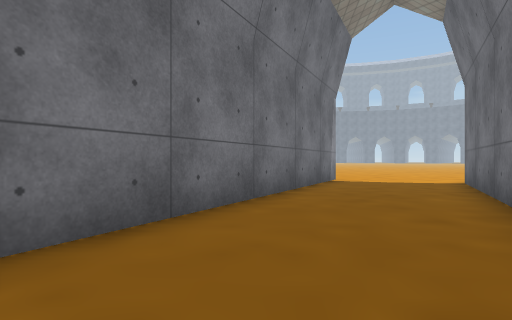
[1] (above)

22 first-person views from a walk through a 3-D level made in the Unity game engine. The camera is 0.68 m above the floor, looks level and sees 80° across. The floor is counted in squares, 1 m on a side. Each view is taken from the middle of a square. On the plan, view 1 faces up. The plan holds only what a view shows up to about 10 squares ahead; the rest is blank. The place goes on beyond the plan. Some animated figures are not drawn. Door leaves are left out, so doorways stand open. Some surface patterns are stand-ins.

[2]
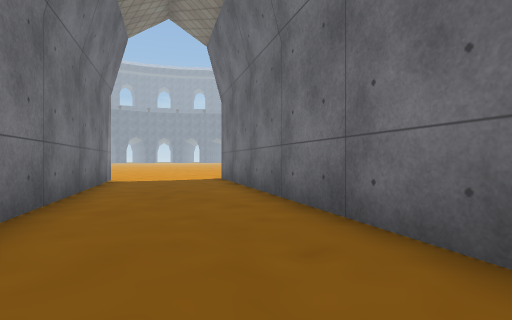

[3]
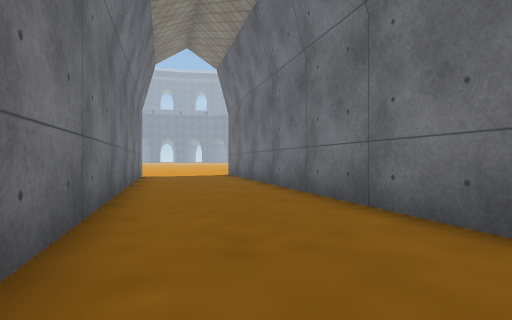

[4]
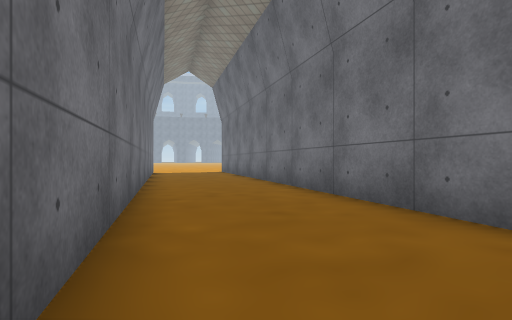

[5]
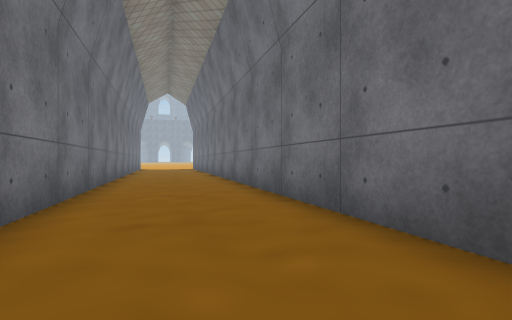

[6]
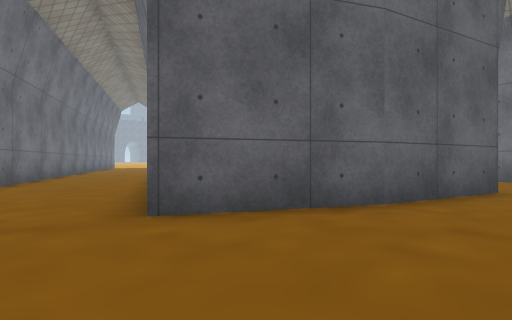

[7]
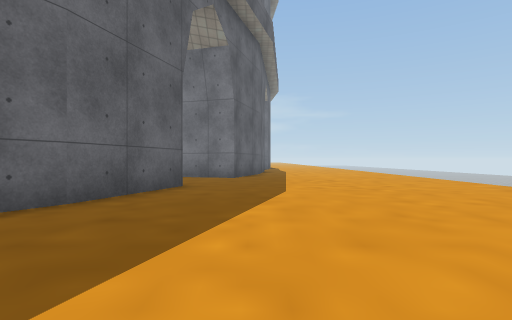

[8]
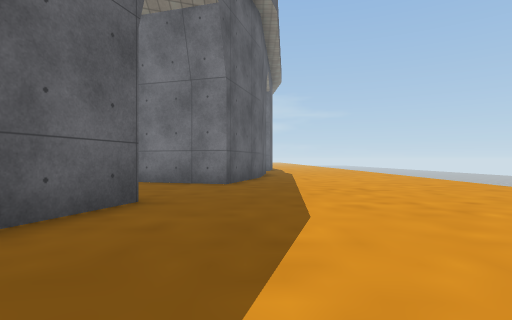

[9]
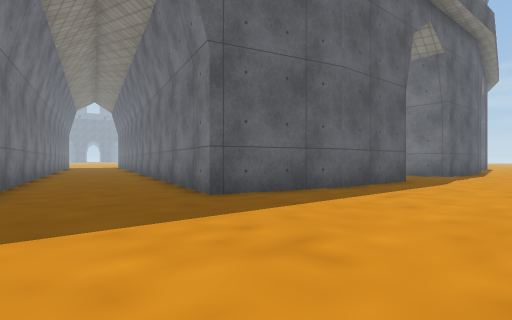

[10]
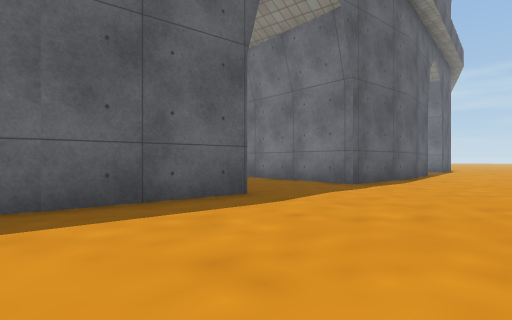

[11]
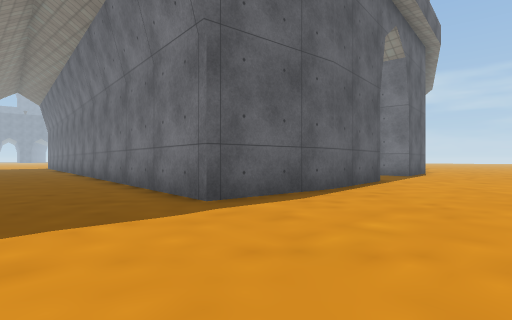

[12]
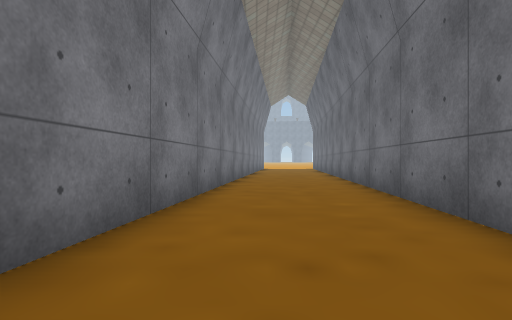

[13]
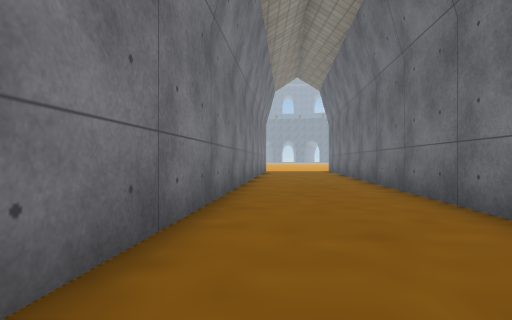

[14]
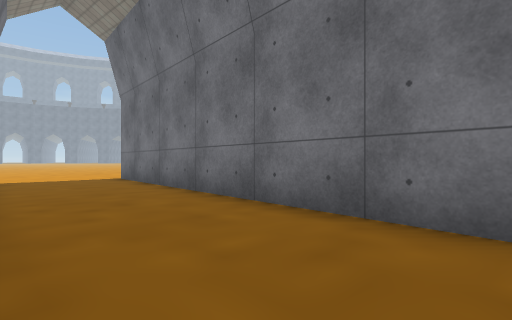

[15]
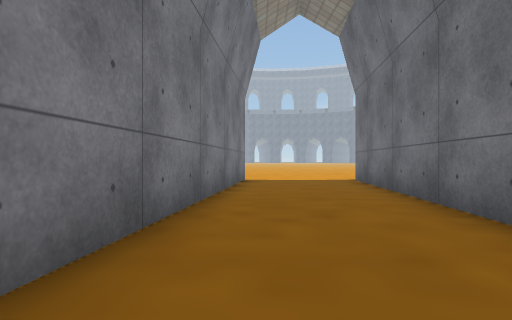

[16]
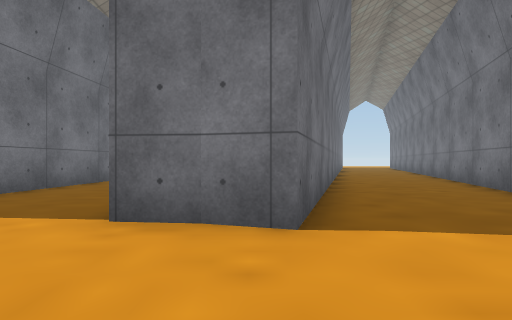

[17]
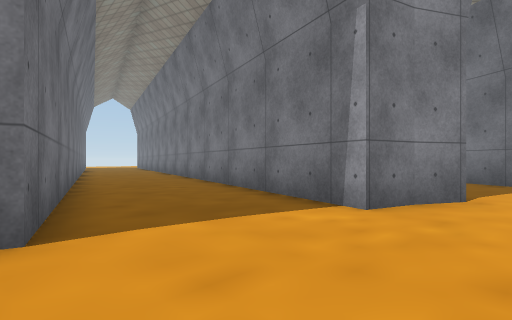

[18]
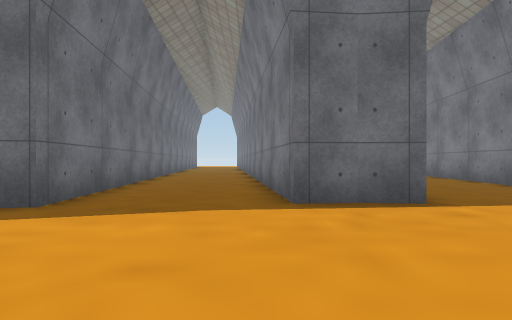

[19]
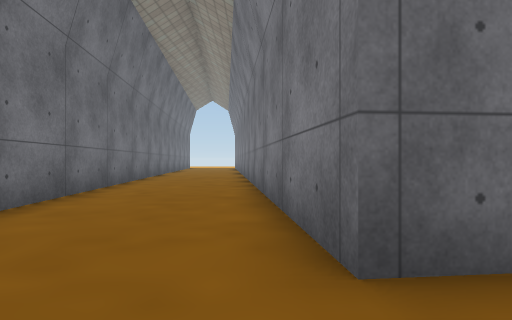

[20]
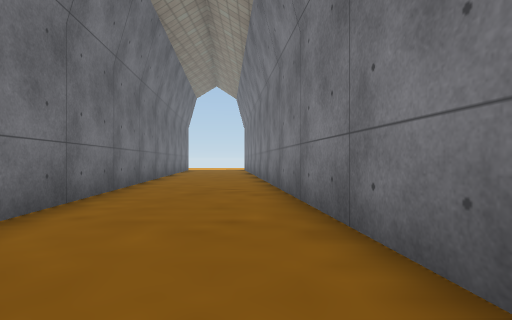

[21]
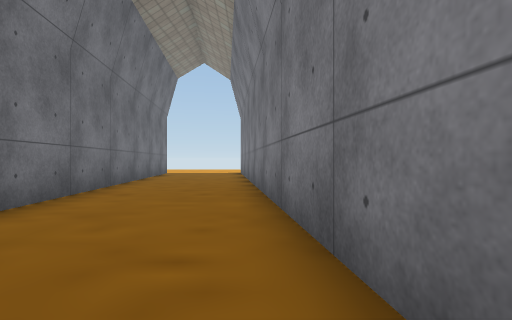

[22]
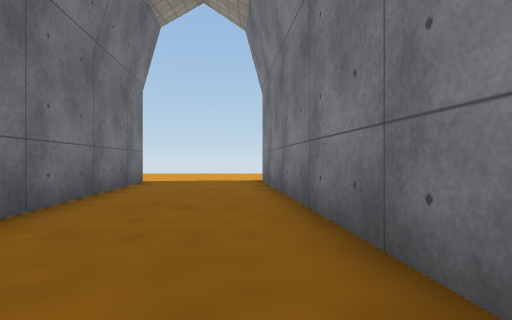

### Floor plan
Points are (right, up) in squares from view 1. A wall is a line through its corners. A room is listed if a view was taken in it or the views show most of it. See-through windows are left out.
Room 1 (views 1, 2)
walls: (0.8, -0.9) (6.1, 8.9); (2.7, 10.5) (-2.9, -0.1)
ways out: opening at (-1, -1) to room 2; open door at (4.5, 9.5) to room 3
Room 2 (views 3, 4, 5, 6, 7, 8, 9, 10, 11, 12, 13, 14, 15, 20, 21, 22)
walls: (11.3, -17.5) (7.8, -17.2); (7.9, -17.2) (4.6, -16.2) (5.9, -11.8); (18.5, -18.2) (15, -17.9) (17.3, 6); (2.9, -8.7) (1.7, -12.5); (1, -15.1) (-2.4, -14.1); (9.1, -1.1) (11.6, 7); (25.5, -17.5) (23.1, 6.6); (-2.2, -14.1) (-5.3, -12.5); (-4.4, -10.8) (0.8, -0.9); (13.6, 6) (11.5, -15.2); (-2.9, -0.1) (-6.7, -7.1); (19.4, 6.3) (21.8, -17.9) (18.4, -18.2); (8, 8.1) (5.5, 0)
ways out: opening at (-1, -1) to room 1; open door at (9.5, 7.5) to room 3; open door at (15.5, 6) to room 3; open door at (21.5, 6) to room 3
Room 3 (views 16, 17, 18, 19)
walls: (11.6, 7) (12.7, 6.7); (6.9, 8.4) (8, 8.1); (6.1, 8.9) (7.1, 8.4); (12.5, 6.7) (13.7, 6.6); (17.3, 6.3) (18.4, 6.2) (19.4, 6.3); (23.1, 6.6) (23.7, 6.7)
ways out: open door at (4.5, 9.5) to room 1; open door at (9.5, 7.5) to room 2; open door at (15.5, 6) to room 2; open door at (21.5, 6) to room 2

Positions as (right, up) in squares from view 1, and headings:
1: (0, 0), facing up
2: (-1, 0), facing up-right
3: (-3, -2), facing up-right
4: (-5, -5), facing up-right
5: (-7, -11), facing up-right
6: (-7, -16), facing up-right
7: (-7, -17), facing right
8: (-4, -17), facing right
9: (1, -21), facing up-right
10: (7, -22), facing up-right
11: (12, -22), facing up-right
12: (13, -17), facing up
13: (13, -12), facing up
14: (13, -5), facing up-right
15: (14, -4), facing up
16: (12, 10), facing down
17: (12, 10), facing down-left
18: (20, 11), facing down
19: (20, 8), facing down
20: (21, 3), facing down
21: (21, -2), facing down
22: (22, -8), facing down
